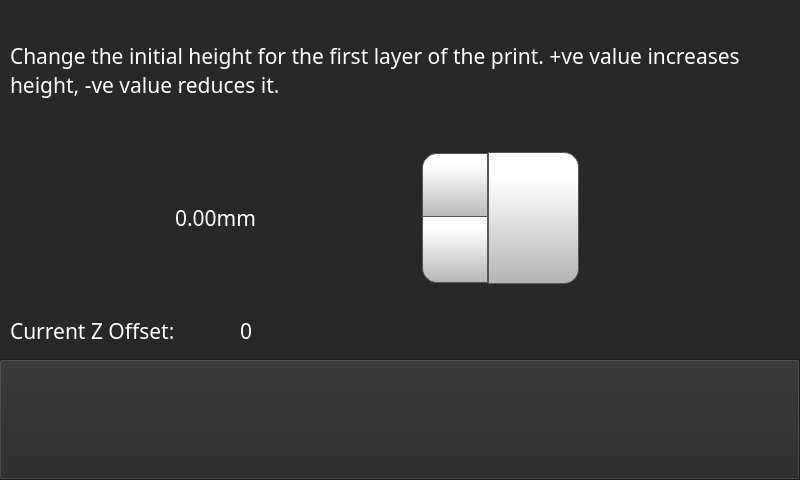
<?xml version="1.0" encoding="UTF-8"?>
<ui version="4.0">
 <class>nozzleOffsetPage_2</class>
 <widget class="QWidget" name="nozzleOffsetPage_2">
  <property name="geometry">
   <rect>
    <x>0</x>
    <y>0</y>
    <width>800</width>
    <height>480</height>
   </rect>
  </property>
  <property name="minimumSize">
   <size>
    <width>800</width>
    <height>480</height>
   </size>
  </property>
  <property name="maximumSize">
   <size>
    <width>800</width>
    <height>480</height>
   </size>
  </property>
  <property name="windowTitle">
   <string>Form</string>
  </property>
  <property name="styleSheet">
   <string notr="true">background-color: rgb(40, 40, 40);</string>
  </property>
  <widget class="QPushButton" name="nozzleOffsetBackButton_2">
   <property name="geometry">
    <rect>
     <x>-1</x>
     <y>359</y>
     <width>801</width>
     <height>121</height>
    </rect>
   </property>
   <property name="minimumSize">
    <size>
     <width>0</width>
     <height>0</height>
    </size>
   </property>
   <property name="font">
    <font>
     <family>Gotham</family>
     <pointsize>16</pointsize>
     <bold>false</bold>
    </font>
   </property>
   <property name="styleSheet">
    <string notr="true">QPushButton {
     border: 1px solid rgb(87, 87, 87);
	background-color: qlineargradient(spread:pad, x1:0, y1:1, x2:0, y2:0.188, stop:0 rgba(180, 180, 180, 255), stop:1 rgba(255, 255, 255, 255));


}

QPushButton:pressed {
    background-color: qlineargradient(x1: 0, y1: 0, x2: 0, y2: 1,
                                      stop: 0 #dadbde, stop: 1 #f6f7fa);
}

QPushButton:flat {
    border: none; /* no border for a flat push button */
}

QPushButton:default {
    border-color: navy; /* make the default button prominent */
}

QPushButton:focus {
	outline: none;
}
url(:/icons/img/chevron-pointing-to-the-left.png)</string>
   </property>
   <property name="text">
    <string/>
   </property>
   <property name="icon">
    <iconset resource="resources/resource.qrc">
     <normaloff>:/Navigation/img/Navigation/arrows-4.png</normaloff>:/Navigation/img/Navigation/arrows-4.png</iconset>
   </property>
   <property name="iconSize">
    <size>
     <width>70</width>
     <height>70</height>
    </size>
   </property>
   <property name="checkable">
    <bool>false</bool>
   </property>
   <property name="autoDefault">
    <bool>false</bool>
   </property>
   <property name="default">
    <bool>false</bool>
   </property>
   <property name="flat">
    <bool>false</bool>
   </property>
  </widget>
  <widget class="QLabel" name="feedRateLabelControlPage_5">
   <property name="geometry">
    <rect>
     <x>10</x>
     <y>320</y>
     <width>211</width>
     <height>21</height>
    </rect>
   </property>
   <property name="font">
    <font>
     <family>Gotham</family>
     <pointsize>16</pointsize>
     <bold>false</bold>
    </font>
   </property>
   <property name="styleSheet">
    <string notr="true">color: rgb(255, 255, 255);</string>
   </property>
   <property name="text">
    <string>Current Z Offset: </string>
   </property>
   <property name="wordWrap">
    <bool>true</bool>
   </property>
  </widget>
  <widget class="QPushButton" name="nozzleOffsetSetButton_2">
   <property name="geometry">
    <rect>
     <x>488</x>
     <y>152</y>
     <width>91</width>
     <height>132</height>
    </rect>
   </property>
   <property name="font">
    <font>
     <family>Gotham</family>
     <pointsize>16</pointsize>
     <bold>false</bold>
    </font>
   </property>
   <property name="styleSheet">
    <string notr="true">QPushButton {
     border: 1px solid rgb(87, 87, 87);
	background-color: qlineargradient(spread:pad, x1:0, y1:1, x2:0, y2:0.188, stop:0 rgba(180, 180, 180, 255), stop:1 rgba(255, 255, 255, 255));
border-top-right-radius: 15px;
border-bottom-right-radius: 15px;

}

QPushButton:pressed {
    background-color: qlineargradient(x1: 0, y1: 0, x2: 0, y2: 1,
                                      stop: 0 #dadbde, stop: 1 #f6f7fa);
}

QPushButton:flat {
    border: none; /* no border for a flat push button */
}

QPushButton:default {
    border-color: navy; /* make the default button prominent */
}
QPushButton:focus {
	outline: none;
}</string>
   </property>
   <property name="text">
    <string/>
   </property>
   <property name="icon">
    <iconset resource="resources/resource.qrc">
     <normaloff>:/Icons/img/icons/verification-mark.png</normaloff>:/Icons/img/icons/verification-mark.png</iconset>
   </property>
   <property name="iconSize">
    <size>
     <width>70</width>
     <height>70</height>
    </size>
   </property>
  </widget>
  <widget class="QDoubleSpinBox" name="nozzleOffsetDoubleSpinBox_2">
   <property name="geometry">
    <rect>
     <x>170</x>
     <y>150</y>
     <width>321</width>
     <height>136</height>
    </rect>
   </property>
   <property name="font">
    <font>
     <family>Gotham</family>
     <pointsize>16</pointsize>
     <bold>false</bold>
    </font>
   </property>
   <property name="styleSheet">
    <string notr="true">QDoubleSpinBox {
    padding-right: 5px; /* make room for the arrows */
	color: rgb(255, 255, 255);
	background-color: rgba(255, 255, 255, 0);
   
}
QDoubleSpinBox ::text:selected {
	background-color: rgb(255, 146, 57);
   
}
QDoubleSpinBox::up-button {
     border: 1px solid rgb(87, 87, 87);

border-top-left-radius: 15px;
	background-color: qlineargradient(spread:pad, x1:0, y1:1, x2:0, y2:0.188, stop:0 rgba(180, 180, 180, 255), stop:1 rgba(255, 255, 255, 255));
    width: 60px;
     height: 61px;
    padding: 2px;
}

QDoubleSpinBox::up-arrow { 
image: url(./templates/img/arrows.png);
    width: 40px;
     height: 40px;
padding: 5px;
}



QDoubleSpinBox::up-button:pressed {
    background-color: qlineargradient(x1: 0, y1: 0, x2: 0, y2: 1,
                                      stop: 0 #dadbde, stop: 1 #f6f7fa);
}


QDoubleSpinBox::down-button {
     border: 1px solid rgb(87, 87, 87);
border-bottom-left-radius: 15px;
	background-color: qlineargradient(spread:pad, x1:0, y1:1, x2:0, y2:0.188, stop:0 rgba(180, 180, 180, 255), stop:1 rgba(255, 255, 255, 255));
    width: 60px;
     height: 61px;
    padding: 2px;
}

QDoubleSpinBox::down-arrow { 
image: url(./templates/img/arrows-5.png);
    width: 40px;
    height: 40px;
padding: 5px;
}

QDoubleSpinBox::down-button:pressed {
    background-color: qlineargradient(x1: 0, y1: 0, x2: 0, y2: 1,
                                      stop: 0 #dadbde, stop: 1 #f6f7fa);

}

</string>
   </property>
   <property name="frame">
    <bool>false</bool>
   </property>
   <property name="readOnly">
    <bool>false</bool>
   </property>
   <property name="buttonSymbols">
    <enum>QAbstractSpinBox::UpDownArrows</enum>
   </property>
   <property name="accelerated">
    <bool>true</bool>
   </property>
   <property name="suffix">
    <string>mm</string>
   </property>
   <property name="decimals">
    <number>2</number>
   </property>
   <property name="minimum">
    <double>-2.000000000000000</double>
   </property>
   <property name="maximum">
    <double>2.000000000000000</double>
   </property>
   <property name="singleStep">
    <double>0.050000000000000</double>
   </property>
  </widget>
  <widget class="QLabel" name="printPreviewSelected_3">
   <property name="geometry">
    <rect>
     <x>260</x>
     <y>150</y>
     <width>161</width>
     <height>161</height>
    </rect>
   </property>
   <property name="font">
    <font>
     <family>Gotham</family>
     <pointsize>16</pointsize>
     <bold>false</bold>
    </font>
   </property>
   <property name="styleSheet">
    <string notr="true">background-color: rgba(255, 255, 255, 0);</string>
   </property>
   <property name="text">
    <string/>
   </property>
   <property name="pixmap">
    <pixmap resource="resources/resource.qrc">:/Icons/img/icons/Nozzle Offset.png</pixmap>
   </property>
   <property name="scaledContents">
    <bool>true</bool>
   </property>
  </widget>
  <widget class="QLabel" name="feedRateLabelControlPage_6">
   <property name="geometry">
    <rect>
     <x>10</x>
     <y>10</y>
     <width>781</width>
     <height>121</height>
    </rect>
   </property>
   <property name="font">
    <font>
     <family>Gotham</family>
     <pointsize>16</pointsize>
     <bold>false</bold>
    </font>
   </property>
   <property name="styleSheet">
    <string notr="true">color: rgb(255, 255, 255);</string>
   </property>
   <property name="text">
    <string>Change the initial height for the first layer of the print. +ve value increases height, -ve value reduces it.</string>
   </property>
   <property name="wordWrap">
    <bool>true</bool>
   </property>
  </widget>
  <widget class="QLabel" name="currentNozzleOffset_2">
   <property name="geometry">
    <rect>
     <x>240</x>
     <y>320</y>
     <width>211</width>
     <height>21</height>
    </rect>
   </property>
   <property name="font">
    <font>
     <family>Gotham</family>
     <pointsize>16</pointsize>
     <bold>false</bold>
    </font>
   </property>
   <property name="styleSheet">
    <string notr="true">color: rgb(255, 255, 255);</string>
   </property>
   <property name="text">
    <string>0</string>
   </property>
   <property name="wordWrap">
    <bool>true</bool>
   </property>
   <property name="margin">
    <number>2</number>
   </property>
  </widget>
 </widget>
 <resources>
  <include location="resources/resource.qrc"/>
 </resources>
 <connections/>
</ui>
